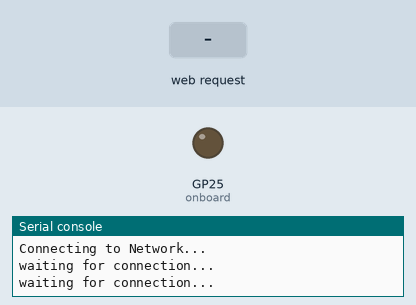
Recording of a program running on a simulated Raspberry Pi Pico running MicroPython. Parts: output pins drawn as LEDs (lit = HIGH), the last lines printed to the serial console. Dashed ring = blinking. Inputs (shaded band) come from the test bench. WiFi joins after 1.5 s; values from a settings file that is not in the repository are placeholders.

Above: at 1.2 s.
1.3 s: HTTP request GET /forward? received
At 2.72 s:
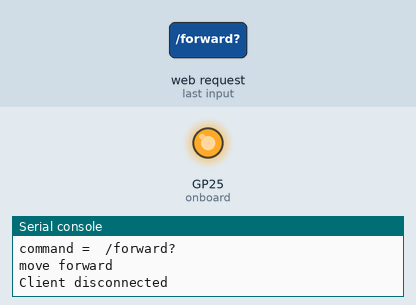
4.3 s: HTTP request GET /left? received
5.8 s: HTTP request GET /stop? received
At 12.9 s:
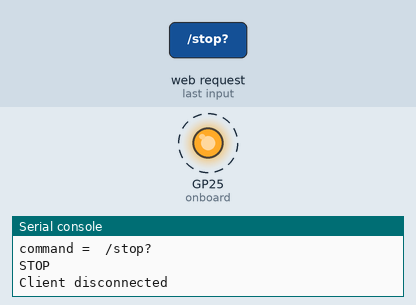
Timing chart, 0 to 13.3 s (numbered marks = the images above; inputs shaded):
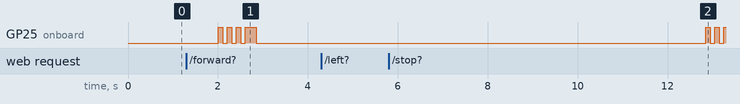

The program:

async_web_if.py
```python
"""
Zumo robot web server revised to run asynchronously
"""

import network
import uasyncio as asyncio
from time import sleep
from machine import Pin
from secrets import secrets

ssid = secrets['ssid']
password = secrets['wifi_password']

onboard = Pin("LED", Pin.OUT, value=0)

html = """<!DOCTYPE html>
<html>
    <head>
        <title>Robot Control</title>
    </head>

    <body>
        <center><b>

        <form action="./forward">
            <input type="submit" value="Forward" style="height:120px; width:120px" />
        </form>

        <table>
            <tr>
                <td><form action="./left">
                <input type="submit" value="Left" style="height:120px; width:120px" />
                </form></td>

                <td><form action="./stop">
                <input type="submit" value="Stop" style="height:120px; width:120px" />
                </form></td>

                <td><form action="./right">
                <input type="submit" value="Right" style="height:120px; width:120px" />
                </form></td>
            </tr>
        </table>

        <form action="./back">
        <input type="submit" value="Back" style="height:120px; width:120px" />
        </form>

    </body>
</html>
"""

def move_forward():
    print('move forward')

def move_backward():
    print('move backward')

def move_stop():
    print('STOP')

def move_left():
    print('move left')

def move_right():
    print('move right')

#Stop the robot ASAP
move_stop()

wlan = network.WLAN(network.STA_IF)

def connect():
    wlan.active(True)
    wlan.config(pm = 0xa11140) # Disable power-save mode
    wlan.connect(ssid, password)

    max_wait = 10
    while max_wait > 0:
        if wlan.status() < 0 or wlan.status() >= 3:
            break
        max_wait -= 1
        print('waiting for connection...')
        sleep(1)

    if wlan.status() != 3:
        raise RuntimeError('network connection failed')
    else:
        print('connected')
        status = wlan.ifconfig()
        ip = status[0]
        print('ip = ' + status[0])
    return ip

async def serve_client(reader, writer):
    print("Client connected")
    request_line = await reader.readline()
    request_line = str(request_line)
    print("Request:", request_line)
    # We are not interested in HTTP request headers, skip them
    while await reader.readline() != b"\r\n":
        pass

    try:
        command = request_line.split()[1]
    except IndexError:
        pass
    print("command = ", command)
    if command == '/forward?':
        move_forward()
    elif command =='/left?':
        move_left()
    elif command =='/stop?':
        move_stop()
    elif command =='/right?':
        move_right()
    elif command =='/back?':
        move_backward()

    response = html
    writer.write('HTTP/1.0 200 OK\r\nContent-type: text/html\r\n\r\n')
    writer.write(response)

    await writer.drain()
    await writer.wait_closed()
    print("Client disconnected")

async def main():
    print('Connecting to Network...')
    connect()

    print('Setting up webserver...')
    asyncio.create_task(asyncio.start_server(serve_client, "0.0.0.0", 80))
    while True:
        # Flash LED
        for _ in range(3):
            onboard.on()
            await asyncio.sleep(0.1)
            onboard.off()
            await asyncio.sleep(0.1)

        onboard.on()
        await asyncio.sleep(0.25)
        onboard.off()
        await asyncio.sleep(10)

try:
    asyncio.run(main())
finally:
    asyncio.new_event_loop()
```
